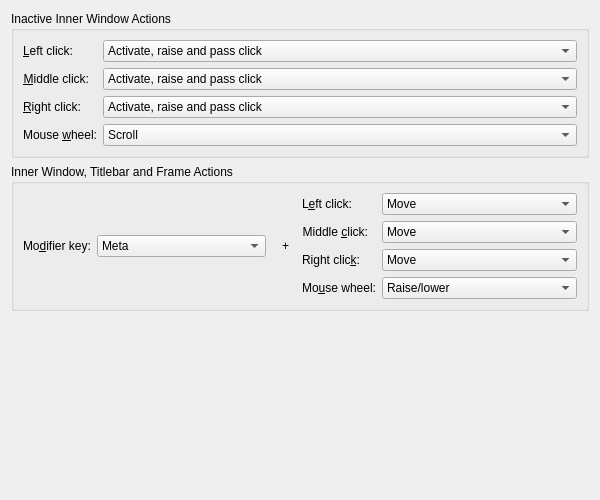
<?xml version="1.0" encoding="UTF-8"?>
<ui version="4.0">
 <class>KWinActionsConfigForm</class>
 <widget class="QWidget" name="KWinActionsConfigForm">
  <property name="geometry">
   <rect>
    <x>0</x>
    <y>0</y>
    <width>600</width>
    <height>500</height>
   </rect>
  </property>
  <layout class="QVBoxLayout" name="verticalLayout">
   <item>
    <widget class="QGroupBox" name="groupBox_1">
     <property name="title">
      <string>Inactive Inner Window Actions</string>
     </property>
     <layout class="QFormLayout" name="formLayout_1">
      <property name="formAlignment">
       <set>Qt::AlignHCenter|Qt::AlignTop</set>
      </property>
      <item row="0" column="0">
       <widget class="QLabel" name="label_1">
        <property name="text">
         <string>&amp;Left click:</string>
        </property>
        <property name="alignment">
         <set>Qt::AlignRight|Qt::AlignTrailing|Qt::AlignVCenter</set>
        </property>
        <property name="buddy">
         <cstring>kcfg_CommandWindow1</cstring>
        </property>
       </widget>
      </item>
      <item row="0" column="1">
       <widget class="KComboBox" name="kcfg_CommandWindow1">
        <property name="whatsThis">
         <string>In this row you can customize left click behavior when clicking into an inactive inner window ('inner' means: not titlebar, not frame).</string>
        </property>
        <item>
         <property name="text">
          <string>Activate, raise and pass click</string>
         </property>
        </item>
        <item>
         <property name="text">
          <string>Activate and pass click</string>
         </property>
        </item>
        <item>
         <property name="text">
          <string>Activate</string>
         </property>
        </item>
        <item>
         <property name="text">
          <string>Activate and raise</string>
         </property>
        </item>
       </widget>
      </item>
      <item row="1" column="0">
       <widget class="QLabel" name="label_2">
        <property name="text">
         <string>&amp;Middle click:</string>
        </property>
        <property name="alignment">
         <set>Qt::AlignRight|Qt::AlignTrailing|Qt::AlignVCenter</set>
        </property>
        <property name="buddy">
         <cstring>kcfg_CommandWindow2</cstring>
        </property>
       </widget>
      </item>
      <item row="1" column="1">
       <widget class="KComboBox" name="kcfg_CommandWindow2">
        <property name="whatsThis">
         <string>In this row you can customize middle click behavior when clicking into an inactive inner window ('inner' means: not titlebar, not frame).</string>
        </property>
        <item>
         <property name="text">
          <string>Activate, raise and pass click</string>
         </property>
        </item>
        <item>
         <property name="text">
          <string>Activate and pass click</string>
         </property>
        </item>
        <item>
         <property name="text">
          <string>Activate</string>
         </property>
        </item>
        <item>
         <property name="text">
          <string>Activate and raise</string>
         </property>
        </item>
       </widget>
      </item>
      <item row="2" column="0">
       <widget class="QLabel" name="label_3">
        <property name="text">
         <string>&amp;Right click:</string>
        </property>
        <property name="alignment">
         <set>Qt::AlignRight|Qt::AlignTrailing|Qt::AlignVCenter</set>
        </property>
        <property name="buddy">
         <cstring>kcfg_CommandWindow3</cstring>
        </property>
       </widget>
      </item>
      <item row="2" column="1">
       <widget class="KComboBox" name="kcfg_CommandWindow3">
        <property name="whatsThis">
         <string>In this row you can customize right click behavior when clicking into an inactive inner window ('inner' means: not titlebar, not frame).</string>
        </property>
        <item>
         <property name="text">
          <string>Activate, raise and pass click</string>
         </property>
        </item>
        <item>
         <property name="text">
          <string>Activate and pass click</string>
         </property>
        </item>
        <item>
         <property name="text">
          <string>Activate</string>
         </property>
        </item>
        <item>
         <property name="text">
          <string>Activate and raise</string>
         </property>
        </item>
       </widget>
      </item>
      <item row="3" column="0">
       <widget class="QLabel" name="label_4">
        <property name="text">
         <string>Mouse &amp;wheel:</string>
        </property>
        <property name="alignment">
         <set>Qt::AlignRight|Qt::AlignTrailing|Qt::AlignVCenter</set>
        </property>
        <property name="buddy">
         <cstring>kcfg_CommandWindowWheel</cstring>
        </property>
       </widget>
      </item>
      <item row="3" column="1">
       <widget class="KComboBox" name="kcfg_CommandWindowWheel">
        <property name="whatsThis">
         <string>In this row you can customize behavior when scrolling into an inactive inner window ('inner' means: not titlebar, not frame).</string>
        </property>
        <item>
         <property name="text">
          <string>Scroll</string>
         </property>
        </item>
        <item>
         <property name="text">
          <string>Activate and scroll</string>
         </property>
        </item>
        <item>
         <property name="text">
          <string>Activate, raise and scroll</string>
         </property>
        </item>
       </widget>
      </item>
     </layout>
    </widget>
   </item>
   <item>
    <widget class="QGroupBox" name="groupBox_2">
     <property name="title">
      <string>Inner Window, Titlebar and Frame Actions</string>
     </property>
     <layout class="QHBoxLayout" name="horizontalLayout_1">
      <item>
       <layout class="QFormLayout" name="formLayout_2">
        <property name="formAlignment">
         <set>Qt::AlignRight|Qt::AlignTrailing|Qt::AlignVCenter</set>
        </property>
        <item row="0" column="0">
         <widget class="QLabel" name="label_5">
          <property name="text">
           <string>Mo&amp;difier key:</string>
          </property>
          <property name="buddy">
           <cstring>kcfg_CommandAllKey</cstring>
          </property>
         </widget>
        </item>
        <item row="0" column="1">
         <widget class="KComboBox" name="kcfg_CommandAllKey">
          <property name="whatsThis">
           <string>Here you select whether holding the Meta key or Alt key will allow you to perform the following actions.</string>
          </property>
          <item>
           <property name="text">
            <string>Meta</string>
           </property>
          </item>
          <item>
           <property name="text">
            <string>Alt</string>
           </property>
          </item>
         </widget>
        </item>
       </layout>
      </item>
      <item>
       <widget class="QLabel" name="label_6">
        <property name="sizePolicy">
         <sizepolicy hsizetype="Maximum" vsizetype="Maximum">
          <horstretch>0</horstretch>
          <verstretch>0</verstretch>
         </sizepolicy>
        </property>
        <property name="minimumSize">
         <size>
          <width>24</width>
          <height>0</height>
         </size>
        </property>
        <property name="text">
         <string>  + </string>
        </property>
        <property name="alignment">
         <set>Qt::AlignCenter</set>
        </property>
       </widget>
      </item>
      <item>
       <layout class="QFormLayout" name="formLayout_3">
        <item row="0" column="0">
         <widget class="QLabel" name="label_7">
          <property name="text">
           <string>L&amp;eft click:</string>
          </property>
          <property name="alignment">
           <set>Qt::AlignRight|Qt::AlignTrailing|Qt::AlignVCenter</set>
          </property>
          <property name="buddy">
           <cstring>kcfg_CommandAll1</cstring>
          </property>
         </widget>
        </item>
        <item row="0" column="1">
         <widget class="KComboBox" name="kcfg_CommandAll1">
          <property name="whatsThis">
           <string>In this row you can customize left click behavior when clicking into the titlebar or the frame.</string>
          </property>
          <item>
           <property name="text">
            <string>Move</string>
           </property>
          </item>
          <item>
           <property name="text">
            <string>Activate, raise and move</string>
           </property>
          </item>
          <item>
           <property name="text">
            <string>Toggle raise and lower</string>
           </property>
          </item>
          <item>
           <property name="text">
            <string>Resize</string>
           </property>
          </item>
          <item>
           <property name="text">
            <string>Raise</string>
           </property>
          </item>
          <item>
           <property name="text">
            <string>Lower</string>
           </property>
          </item>
          <item>
           <property name="text">
            <string>Minimize</string>
           </property>
          </item>
          <item>
           <property name="text">
            <string>Decrease opacity</string>
           </property>
          </item>
          <item>
           <property name="text">
            <string>Increase opacity</string>
           </property>
          </item>
          <item>
           <property name="text">
            <string>Do nothing</string>
           </property>
          </item>
         </widget>
        </item>
        <item row="1" column="0">
         <widget class="QLabel" name="label_8">
          <property name="text">
           <string>Middle &amp;click:</string>
          </property>
          <property name="alignment">
           <set>Qt::AlignRight|Qt::AlignTrailing|Qt::AlignVCenter</set>
          </property>
          <property name="buddy">
           <cstring>kcfg_CommandAll2</cstring>
          </property>
         </widget>
        </item>
        <item row="1" column="1">
         <widget class="KComboBox" name="kcfg_CommandAll2">
          <property name="whatsThis">
           <string>In this row you can customize middle click behavior when clicking into the titlebar or the frame.</string>
          </property>
          <item>
           <property name="text">
            <string>Move</string>
           </property>
          </item>
          <item>
           <property name="text">
            <string>Activate, raise and move</string>
           </property>
          </item>
          <item>
           <property name="text">
            <string>Toggle raise and lower</string>
           </property>
          </item>
          <item>
           <property name="text">
            <string>Resize</string>
           </property>
          </item>
          <item>
           <property name="text">
            <string>Raise</string>
           </property>
          </item>
          <item>
           <property name="text">
            <string>Lower</string>
           </property>
          </item>
          <item>
           <property name="text">
            <string>Minimize</string>
           </property>
          </item>
          <item>
           <property name="text">
            <string>Decrease opacity</string>
           </property>
          </item>
          <item>
           <property name="text">
            <string>Increase opacity</string>
           </property>
          </item>
          <item>
           <property name="text">
            <string>Do nothing</string>
           </property>
          </item>
         </widget>
        </item>
        <item row="2" column="0">
         <widget class="QLabel" name="label_9">
          <property name="text">
           <string>Right clic&amp;k:</string>
          </property>
          <property name="alignment">
           <set>Qt::AlignRight|Qt::AlignTrailing|Qt::AlignVCenter</set>
          </property>
          <property name="buddy">
           <cstring>kcfg_CommandAll3</cstring>
          </property>
         </widget>
        </item>
        <item row="2" column="1">
         <widget class="KComboBox" name="kcfg_CommandAll3">
          <property name="whatsThis">
           <string>In this row you can customize right click behavior when clicking into the titlebar or the frame.</string>
          </property>
          <item>
           <property name="text">
            <string>Move</string>
           </property>
          </item>
          <item>
           <property name="text">
            <string>Activate, raise and move</string>
           </property>
          </item>
          <item>
           <property name="text">
            <string>Toggle raise and lower</string>
           </property>
          </item>
          <item>
           <property name="text">
            <string>Resize</string>
           </property>
          </item>
          <item>
           <property name="text">
            <string>Raise</string>
           </property>
          </item>
          <item>
           <property name="text">
            <string>Lower</string>
           </property>
          </item>
          <item>
           <property name="text">
            <string>Minimize</string>
           </property>
          </item>
          <item>
           <property name="text">
            <string>Decrease opacity</string>
           </property>
          </item>
          <item>
           <property name="text">
            <string>Increase opacity</string>
           </property>
          </item>
          <item>
           <property name="text">
            <string>Do nothing</string>
           </property>
          </item>
         </widget>
        </item>
        <item row="3" column="0">
         <widget class="QLabel" name="label_10">
          <property name="text">
           <string>Mo&amp;use wheel:</string>
          </property>
          <property name="alignment">
           <set>Qt::AlignRight|Qt::AlignTrailing|Qt::AlignVCenter</set>
          </property>
          <property name="buddy">
           <cstring>kcfg_CommandAllWheel</cstring>
          </property>
         </widget>
        </item>
        <item row="3" column="1">
         <widget class="KComboBox" name="kcfg_CommandAllWheel">
          <property name="whatsThis">
           <string>Here you can customize KDE's behavior when scrolling with the mouse wheel in a window while pressing the modifier key.</string>
          </property>
          <item>
           <property name="text">
            <string>Raise/lower</string>
           </property>
          </item>
          <item>
           <property name="text">
            <string>Maximize/restore</string>
           </property>
          </item>
          <item>
           <property name="text">
            <string>Keep above/below</string>
           </property>
          </item>
          <item>
           <property name="text">
            <string>Move to previous/next desktop</string>
           </property>
          </item>
          <item>
           <property name="text">
            <string>Change opacity</string>
           </property>
          </item>
          <item>
           <property name="text">
            <string>Do nothing</string>
           </property>
          </item>
         </widget>
        </item>
       </layout>
      </item>
     </layout>
    </widget>
   </item>
   <item>
    <spacer name="verticalSpacer_1">
     <property name="orientation">
      <enum>Qt::Vertical</enum>
     </property>
     <property name="sizeHint" stdset="0">
      <size>
       <width>0</width>
       <height>0</height>
      </size>
     </property>
    </spacer>
   </item>
  </layout>
 </widget>
 <customwidgets>
  <customwidget>
   <class>KComboBox</class>
   <extends>QComboBox</extends>
   <header>kcombobox.h</header>
  </customwidget>
 </customwidgets>
 <resources/>
 <connections/>
</ui>
